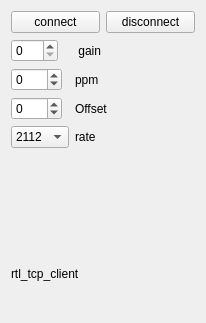
<?xml version="1.0" encoding="UTF-8"?>
<ui version="4.0">
 <class>rtl_tcp_widget</class>
 <widget class="QWidget" name="rtl_tcp_widget">
  <property name="geometry">
   <rect>
    <x>0</x>
    <y>0</y>
    <width>206</width>
    <height>323</height>
   </rect>
  </property>
  <property name="windowTitle">
   <string>rtl-tcp control</string>
  </property>
  <layout class="QVBoxLayout" name="verticalLayout">
   <item>
    <layout class="QHBoxLayout" name="horizontalLayout">
     <item>
      <widget class="QPushButton" name="tcp_connect">
       <property name="text">
        <string>connect</string>
       </property>
      </widget>
     </item>
     <item>
      <widget class="QPushButton" name="tcp_disconnect">
       <property name="text">
        <string>disconnect</string>
       </property>
      </widget>
     </item>
    </layout>
   </item>
   <item>
    <layout class="QFormLayout" name="formLayout">
     <item row="0" column="0">
      <widget class="QSpinBox" name="tcp_gain">
       <property name="maximum">
        <number>999</number>
       </property>
      </widget>
     </item>
     <item row="0" column="1">
      <widget class="QLabel" name="label_2">
       <property name="text">
        <string> gain</string>
       </property>
      </widget>
     </item>
     <item row="1" column="0">
      <widget class="QSpinBox" name="tcp_ppm">
       <property name="minimum">
        <number>-100</number>
       </property>
      </widget>
     </item>
     <item row="1" column="1">
      <widget class="QLabel" name="label_3">
       <property name="text">
        <string>ppm</string>
       </property>
      </widget>
     </item>
     <item row="2" column="0">
      <widget class="QSpinBox" name="khzOffset">
       <property name="minimum">
        <number>-100</number>
       </property>
      </widget>
     </item>
     <item row="2" column="1">
      <widget class="QLabel" name="label_4">
       <property name="text">
        <string>Offset</string>
       </property>
      </widget>
     </item>
     <item row="3" column="0">
      <widget class="QComboBox" name="rateSelector">
       <item>
        <property name="text">
         <string>2112</string>
        </property>
       </item>
       <item>
        <property name="text">
         <string>960</string>
        </property>
       </item>
       <item>
        <property name="text">
         <string>768</string>
        </property>
       </item>
      </widget>
     </item>
     <item row="3" column="1">
      <widget class="QLabel" name="label_5">
       <property name="text">
        <string>rate</string>
       </property>
      </widget>
     </item>
    </layout>
   </item>
   <item>
    <widget class="QLabel" name="theState">
     <property name="text">
      <string/>
     </property>
    </widget>
   </item>
   <item>
    <widget class="QLabel" name="label">
     <property name="text">
      <string>rtl_tcp_client</string>
     </property>
    </widget>
   </item>
  </layout>
 </widget>
 <resources/>
 <connections/>
</ui>
